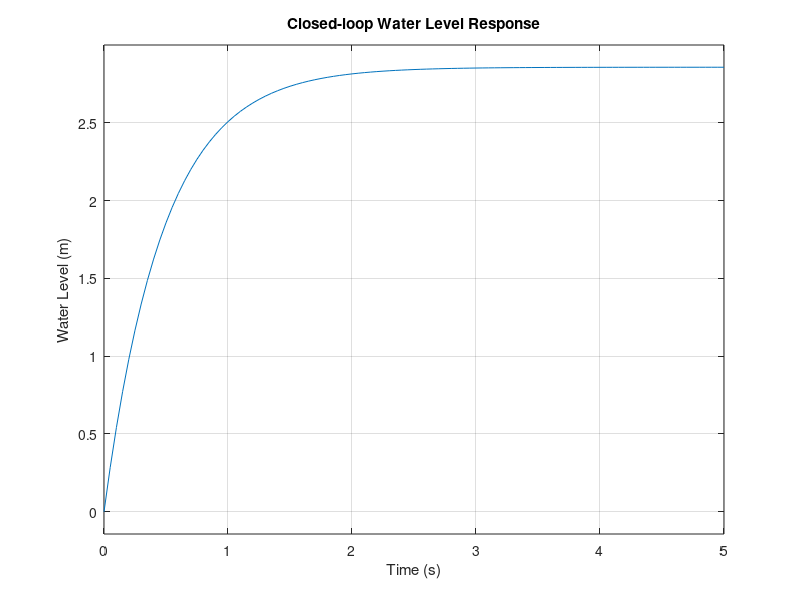

Here is the MATLAB script that generated this plot:
clc;
clear;
close all;

% Tank parameters
A = 2.5;
R = 4;

% Proportional controller
Kp = 5;

% Open-loop transfer function
s = tf('s');
G = R / (A*R*s + 1);

% Closed-loop transfer function
T = feedback(Kp*G, 1);

% Display transfer functions
disp('Open-loop Transfer Function:');
G

disp('Closed-loop Transfer Function:');
T

% Step response for 3 m reference
figure;
step(3*T, 5);
grid on;

title('Closed-loop Water Level Response');
xlabel('Time (s)');
ylabel('Water Level (m)');

% Steady-state value
h_ss = 3 * dcgain(T);

fprintf('Steady-state water level = %.4f m\n', h_ss);
fprintf('Steady-state error = %.4f m\n', 3-h_ss);
